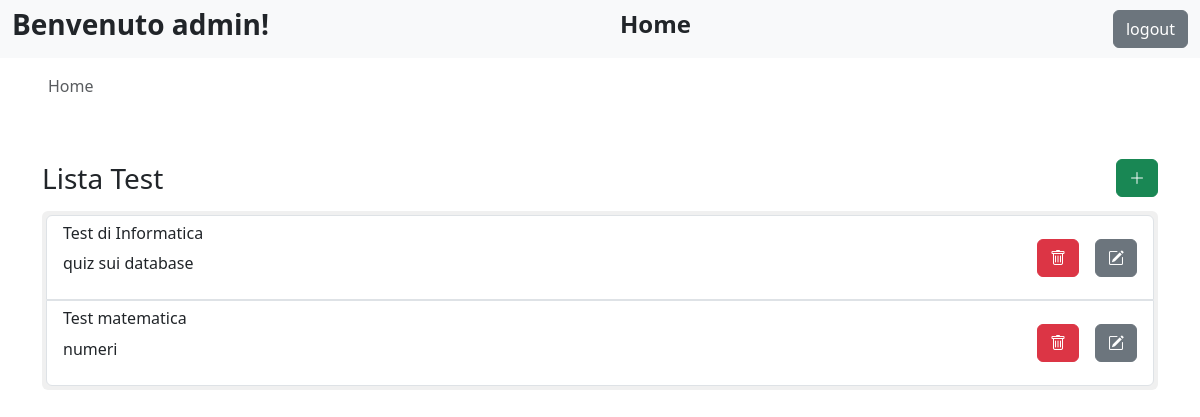
The app's page /docenti.php (signed in) with its own data.
### tables this page shows
CREATE TABLE `test` (
  `id` int(11) NOT NULL,
  `titolo` varchar(255) NOT NULL,
  `descrizione` text DEFAULT NULL
);

### docenti.php (the view, shortened to what this page needs)
<?php
    include "include/db.php";
    $sql = "SELECT id, titolo, descrizione FROM test";
    $result = $conn->query($sql);
?>
<!DOCTYPE html>
<html lang="en">
<head>
    <link href="https://cdn.jsdelivr.net/npm/bootstrap@5.3.0-alpha1/dist/css/bootstrap.min.css" rel="stylesheet">
    <link href="https://cdn.jsdelivr.net/npm/bootstrap-icons/font/bootstrap-icons.css" rel="stylesheet">
</head>
<body>
    <nav class="navbar navbar-expand-lg navbar-light bg-light">
        <div class="container-fluid d-flex justify-content-between">
            <h3 class="fw-bold">Benvenuto <?php echo $_SESSION["username"]; ?>!</h3>
            <h4 class="fw-bold text-center" style="transform: translateX(-50%);">Home</h4>
            <form class="d-flex" method="POST" action="php/do_logout.php">
                <input class="btn btn-secondary ms-auto" type="submit" id="logout" name="logout" value="logout">
            </form>
        </div>
    </nav>
    <div class="ms-5 mt-3">
    <nav aria-label="breadcrumb">
    <ol class="breadcrumb">
        <li class="breadcrumb-item active" aria-current="page">Home</li>
    </ol>
    </nav>
    </div>
    <div class="container mt-5">
        <div class="d-flex justify-content-between">
            <h3 class="my-3">Lista Test</h3>
            <a href="creaTest.php" class="my-auto">
                <button class="btn btn-success my-auto"><i class="bi bi-plus-lg"></i></button>
            </a>
        </div>
        <div>
            <ul class="list-group p-1" style="background-color: #f0f0f0;">
            <?php
                if ($result->num_rows > 0) {
                    while ($row = $result->fetch_assoc()) {
                        echo '<li class="list-group-item list-group-item-action d-flex justify-content-between border">';
                        echo '<div>';
                        echo '<h6>' . htmlspecialchars($row['titolo']) . '</h6>';
                        echo '<p>' . htmlspecialchars($row['descrizione']) . '</p>';
                        echo '</div>';
                        echo '<div class="my-auto d-flex gap-3">';
                        echo '<a href="#" class="btn btn-danger" onclick="return confirmDelete(' . $row['id'] . ')"><i class="bi bi-trash"></i></a>';
                        echo '<a class="btn btn-secondary" href="modificaTest.php?id_test='.$row["id"].'"><i class="bi bi-pencil-square"></i></a>';
                        echo '</div>';
                        echo '</li>';
                    }
                } else {
                    echo '<li class="list-group-item">Nessun test trovato</li>';
                }
                ?>
            </ul>
        </div>
    </div>
</body>
</html>

### records on screen
test: titolo "Test di Informatica", descrizione "quiz sui database"
test: titolo "Test matematica", descrizione "numeri"

### other values on screen
$_SESSION["username"] "admin"
